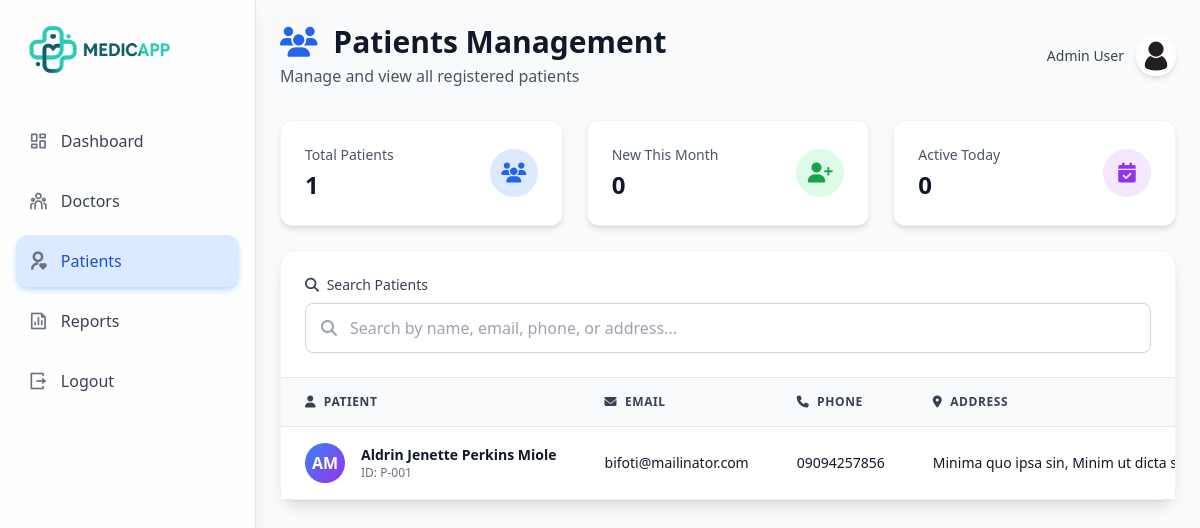
/admin/patients_list (signed in), run on the app's committed database.
### app/models/patient.py (models this page shows, shortened)
class Patient(db.Model):
    __tablename__ = "patient"
    patient_id: Mapped[int] = mapped_column(
        Integer, primary_key=True, autoincrement=True
    )
    account_id: Mapped[int] = mapped_column(
        ForeignKey("account.account_id"),
        unique=True,
        nullable=False
    )
    firstname: Mapped[str] = mapped_column(String(50), nullable=False)
    middlename: Mapped[str | None] = mapped_column(String(50), nullable=True)
    lastname: Mapped[str] = mapped_column(String(50), nullable=False)
    gender: Mapped[str] = mapped_column(EncryptedColumn(), nullable=False)
    birthdate: Mapped[date] = mapped_column(Date, nullable=False)
    age: Mapped[int] = mapped_column(Integer, nullable=False)
    blood_type: Mapped[str | None] = mapped_column(EncryptedColumn(), nullable=True)
    civil_status: Mapped[str | None] = mapped_column(EncryptedColumn(), nullable=True)
    current_house_no: Mapped[str | None] = mapped_column(EncryptedColumn(), nullable=True)
    current_street: Mapped[str | None] = mapped_column(EncryptedColumn(), nullable=True)
    current_barangay: Mapped[str | None] = mapped_column(EncryptedColumn(), nullable=True)
    current_city: Mapped[str | None] = mapped_column(EncryptedColumn(), nullable=True)
    current_province: Mapped[str | None] = mapped_column(EncryptedColumn(), nullable=True)
    current_zipcode: Mapped[str | None] = mapped_column(EncryptedColumn(), nullable=True)
    permanent_house_no: Mapped[str] = mapped_column(EncryptedColumn(), nullable=False)
    permanent_street: Mapped[str | None] = mapped_column(EncryptedColumn(), nullable=True)
    permanent_barangay: Mapped[str] = mapped_column(EncryptedColumn(), nullable=False)
    permanent_city: Mapped[str] = mapped_column(EncryptedColumn(), nullable=False)
    permanent_province: Mapped[str] = mapped_column(EncryptedColumn(), nullable=False)
    permanent_zipcode: Mapped[str] = mapped_column(EncryptedColumn(), nullable=False)
    phone: Mapped[str] = mapped_column(nullable=False)
    phone_otp: Mapped[str | None] = mapped_column(EncryptedColumn(), nullable=True)
    phone_otp_expiry: Mapped[datetime | None] = mapped_column(DateTime, nullable=True)
    phone_verified: Mapped[bool] = mapped_column(default=False, nullable=False)
    email: Mapped[str | None] = mapped_column(nullable=True)
    email_otp: Mapped[str | None] = mapped_column(EncryptedColumn(), nullable=True)
    email_otp_expiry: Mapped[datetime | None] = mapped_column(DateTime, nullable=True)
    email_verified: Mapped[bool] = mapped_column(default=False, nullable=False)
    ec_name: Mapped[str | None] = mapped_column(EncryptedColumn(), nullable=True)
    ec_phone: Mapped[str | None] = mapped_column(EncryptedColumn(), nullable=True)
    ec_relation: Mapped[str | None] = mapped_column(EncryptedColumn(), nullable=True)
    ec_address: Mapped[str | None] = mapped_column(EncryptedColumn(), nullable=True)
    profile_image: Mapped[str | None] = mapped_column(nullable=True)
    missed_appointments = db.Column(db.Integer, default=0)
    is_suspended = db.Column(db.Boolean, default=False)
    suspended_at = db.Column(db.DateTime, nullable=True)
    created_at: Mapped[datetime] = mapped_column(
        DateTime, default=datetime.utcnow, nullable=False
    )
    updated_at: Mapped[datetime] = mapped_column(
        DateTime,
        default=datetime.utcnow,
        onupdate=datetime.utcnow,
        nullable=False
    )
    account: Mapped["Account"] = relationship(back_populates="patient")
    appointments: Mapped[list["Appointment"]] = relationship(back_populates="patient")
    records: Mapped[list["MedicalRecord"]] = relationship(back_populates="patient")
    notifications: Mapped[list["Notification"]] = relationship(back_populates="patient")
    history: Mapped["PatientHistoryBackground"] = relationship(
        back_populates="patient",
        uselist=False,
        cascade="all, delete-orphan"
    )
    medical_visibility: Mapped["MedicalVisibility"] = relationship(
        back_populates="patient",
        uselist=False,
        cascade="all, delete-orphan"
    )
    appointment_visibility: Mapped[list["AppointmentVisibility"]] = relationship(
        back_populates="patient",
        cascade="all, delete-orphan"
    )

### app/routes/admin/patients.py (the view)
@admin_bp.route('/patients_list')
@admin_required
def patients_list():
    patients = (
        Patient.query
        .join(Account, Patient.account_id == Account.account_id)
        .all()
    )
    decrypted_patients = [get_patient_cache(p.patient_id) for p in patients]
    return render_template('admin/patients.html',
                           patients=decrypted_patients,
                           )

### app/models/account.py (called while the page is built)
    @property
    def is_authenticated(self):
        return True

    def is_admin(self) -> bool:
        return self.role == "admin"

### app/routes/auth/login.py (called while the page is built)
@login_manager.user_loader
def load_user(account_id):
    return Account.query.get(int(account_id))

### app/security/crypto.py (called while the page is built)
def derive_key(master_key: bytes, salt: bytes) -> bytes:
    kdf = PBKDF2HMAC(
        algorithm=hashes.SHA256(),
        length=32,  # AES-256
        salt=salt,
        iterations=PBKDF2_ITERATIONS,
    )
    return kdf.derive(master_key)

def decrypt_value(data):
    if data is None:
        return None
    if not isinstance(data, str):
        return str(data)
    try:
        payload = json.loads(data)
    except Exception:
        return data
    required_keys = {"salt", "nonce", "ciphertext"}
    if not required_keys.issubset(payload):
        return data
    try:
        salt = base64.b64decode(payload["salt"])
        nonce = base64.b64decode(payload["nonce"])
        ciphertext = base64.b64decode(payload["ciphertext"])
        key = derive_key(MASTER_KEY, salt)
        aesgcm = AESGCM(key)
        plaintext = aesgcm.decrypt(nonce, ciphertext, None)
        return plaintext.decode()
    except Exception:
        return None

def safe_decrypt(value):
    if not value:
        return value
    try:
        return decrypt_value(value)
    except Exception:
        return value  # fallback for non-encrypted/legacy data

### app/security/encrypted_column.py (called while the page is built)
    def process_result_value(self, value, dialect):
        if value is None:
            return value
        try:
            plaintext = decrypt_value(value)
            if audit_logger:
                audit_logger.info(
                    "Decryption event",
                    extra={"column": "EncryptedColumn"}
                )
            return plaintext
        except Exception:
            return value

### app/utils/admin_only.py (called while the page is built)
def admin_required(f):
    @wraps(f)
    def decorated_function(*args, **kwargs):
        if not current_user.is_authenticated or not current_user.is_admin():
            abort(403)
        return f(*args, **kwargs)
    return decorated_function

### app/templates/admin/patients.html (shortened to what this page needs)
{% extends 'base/layout.html' %}
{% block content %}
<div class="flex w-full bg-gray-50">
    {% include 'admin/admin_sidebar.html' %}
    <div class="flex-1 overflow-y-auto">
        <div class="p-6 max-w-7xl mx-auto">
            <div class="flex justify-between items-center mb-8">
                <div>
                    <h1 class="text-3xl font-bold text-gray-900">
                        <i class="fas fa-users text-blue-600 mr-2"></i>
                        Patients Management
                    </h1>
                    <p class="text-gray-600 mt-1">Manage and view all registered patients</p>
                </div>
                <div class="flex items-center gap-3">
                    <span class="text-sm font-medium text-gray-700">Admin User</span>
                    <img src="{{ url_for('static', filename='img/profile.jpg') }}"
                         alt="profile"
                         class="rounded-full w-10 h-10 shadow-md border-2 border-white">
                </div>
            </div>
            <div class="grid grid-cols-1 md:grid-cols-3 gap-6 mb-6">
                <div class="bg-white rounded-xl shadow-md border border-gray-100 p-6">
                    <div class="flex items-center justify-between">
                        <div>
                            <p class="text-sm font-medium text-gray-600">Total Patients</p>
                            <p class="text-2xl font-bold text-gray-900 mt-1">{{ patients|length }}</p>
                        </div>
                        <div class="w-12 h-12 rounded-full bg-blue-100 flex items-center justify-center">
                            <i class="fas fa-users text-blue-600 text-xl"></i>
                        </div>
                    </div>
                </div>
                <div class="bg-white rounded-xl shadow-md border border-gray-100 p-6">
                    <div class="flex items-center justify-between">
                        <div>
                            <p class="text-sm font-medium text-gray-600">New This Month</p>
                            <p class="text-2xl font-bold text-gray-900 mt-1">{{ new_patients|default(0) }}</p>
                        </div>
                        <div class="w-12 h-12 rounded-full bg-green-100 flex items-center justify-center">
                            <i class="fas fa-user-plus text-green-600 text-xl"></i>
                        </div>
                    </div>
                </div>
                <div class="bg-white rounded-xl shadow-md border border-gray-100 p-6">
                    <div class="flex items-center justify-between">
                        <div>
                            <p class="text-sm font-medium text-gray-600">Active Today</p>
                            <p class="text-2xl font-bold text-gray-900 mt-1">{{ active_today|default(0) }}</p>
                        </div>
                        <div class="w-12 h-12 rounded-full bg-purple-100 flex items-center justify-center">
                            <i class="fas fa-calendar-check text-purple-600 text-xl"></i>
                        </div>
                    </div>
                </div>
            </div>
            <div class="bg-white rounded-2xl shadow-lg border border-gray-100">
                <div class="p-6 border-b border-gray-200">
                    <div class="grid grid-cols-1 md:grid-cols-3 gap-4">
                        <div class="md:col-span-3">
                            <label class="block text-sm font-medium text-gray-700 mb-2">
                                <i class="fas fa-search mr-1"></i> Search Patients
                            </label>
                            <div class="relative">
                                <i class="fas fa-search absolute left-4 top-1/2 transform -translate-y-1/2 text-gray-400"></i>
                                <input type="text"
                                       id="searchInput"
                                       placeholder="Search by name, email, phone, or address..."
                                       class="w-full pl-11 pr-4 py-3 border border-gray-300 rounded-lg focus:ring-2 focus:ring-blue-500 focus:border-transparent transition"
                                       onkeyup="filterTable()">
                            </div>
                        </div>
                    </div>
                </div>
                <div class="overflow-x-auto">
                    <table class="min-w-full divide-y divide-gray-200" id="patientsTable">
                        <thead class="bg-gray-50">
                            <tr>
                                <th scope="col" class="px-6 py-4 text-left text-xs font-semibold text-gray-700 uppercase tracking-wider">
                                    <i class="fas fa-user mr-1"></i> Patient
                                </th>
                                <th scope="col" class="px-6 py-4 text-left text-xs font-semibold text-gray-700 uppercase tracking-wider">
                                    <i class="fas fa-envelope mr-1"></i> Email
                                </th>
                                <th scope="col" class="px-6 py-4 text-left text-xs font-semibold text-gray-700 uppercase tracking-wider">
                                    <i class="fas fa-phone mr-1"></i> Phone
                                </th>
                                <th scope="col" class="px-6 py-4 text-left text-xs font-semibold text-gray-700 uppercase tracking-wider">
                                    <i class="fas fa-map-marker-alt mr-1"></i> Address
                                </th>
                            </tr>
                        </thead>
                        <tbody class="bg-white divide-y divide-gray-200" id="tableBody">
                            {% for patient in patients %}
                             {% if loop.index0 < 10 %}
                            <tr class="hover:bg-gray-50 transition">
                                <td class="px-6 py-4 whitespace-nowrap">
                                    <div class="flex items-center">
                                        <div class="flex-shrink-0 h-10 w-10">
                                            <div class="h-10 w-10 rounded-full bg-gradient-to-br from-blue-500 to-purple-600 text-white flex items-center justify-center font-bold">
                                                {{ patient.firstname[0] }}{{ patient.lastname[0] }}
                                            </div>
                                        </div>
                                        <div class="ml-4">
                                            <div class="text-sm font-semibold text-gray-900">
                                                {{ patient.full_name }}
                                            </div>
                                            <div class="text-xs text-gray-500">
                                                ID: P-00{{ patient.patient_id }}
                                            </div>
                                        </div>
                                    </div>
                                </td>
                                <td class="px-6 py-4 whitespace-nowrap">
                                    <div class="text-sm text-gray-900">{{ patient.email }}</div>
                                </td>
                                <td class="px-6 py-4 whitespace-nowrap">
                                    <div class="text-sm text-gray-900">{{ patient.phone }}</div>
                                </td>
                                <td class="px-6 py-4">
                                    <div class="text-sm text-gray-900 max-w-xs truncate" title="{{ patient.address }}">
                                        {{ patient.full_current_address }}
                                    </div>
                                </td>
                            </tr>
                             {% endif %}
                            {% endfor %}
                        </tbody>
                    </table>
                </div>
            </div>
        </div>
    </div>
</div>
{% endblock %}

### data on the page
Patient: firstname "A", lastname "M", full_name "Aldrin Jenette Perkins Miole", patient_id "1", email "bifoti@mailinator.com", phone "09094257856", full_current_address "Minima quo ipsa sin, Minim ut dicta sit s, Sint a…"

### other printed values
{{ patients|length }} "1"
{{ new_patients|default(0) }} "0"
{{ active_today|default(0) }} "0"
